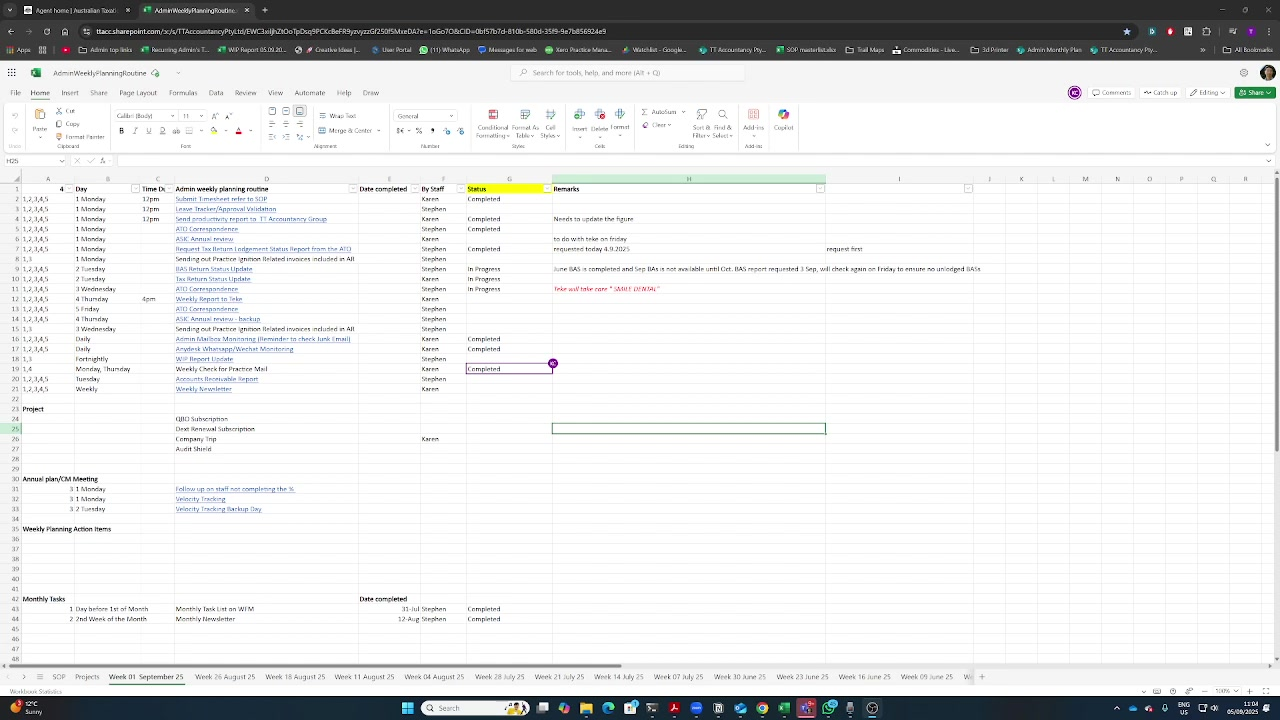
#> input picture services/video_sop/frames/frame_0000_0.0s.jpg, 1280 x 720 px, given in place of 2025-09-05 11-04-15.mkv, which was not available
$ python intelligent_frame_extractor_v2.py
#> lines starting #> are read from the running program, lines starting #| are printed output that depends on the picture; pictures that were not available may be replaced by others from this repository, and a replacement may not be noted
#!/usr/bin/env python3
"""
Intelligent Frame Extraction System V2
Searches for the actual frame that matches the described action, not just when it's mentioned
"""

import cv2
import numpy as np
from pathlib import Path
from typing import List, Dict, Tuple, Optional
import json
from dataclasses import dataclass

@dataclass
class ActionFrame:
    """Represents an action and its best matching frame"""
    action: str
    description: str
    mention_time: float  # When it was mentioned
    actual_time: float   # When it actually happens
    frame_path: str
    confidence: float

class SmartFrameExtractorV2:
    def __init__(self, output_dir: str = "smart_frames_v2"):
        self.output_dir = Path(output_dir)
        self.output_dir.mkdir(exist_ok=True)

    def extract_with_lookahead(self, video_path: str, transcript: Dict) -> List[ActionFrame]:
        """
        Extract frames by looking ahead to find when actions actually occur
        """
        print("\n🧠 Smart Frame Extraction V2 - With Look-ahead")

        # Parse transcript for actions
        actions = self._parse_transcript_actions(transcript)
        print(f"  ✓ Found {len(actions)} actions in transcript")

        # For each action, find the best matching frame
        action_frames = []
        for action in actions:
            best_frame = self._find_best_frame_for_action(
                video_path,
                action,
                lookahead_seconds=20  # Look up to 20 seconds ahead
            )
            if best_frame:
                action_frames.append(best_frame)
                print(f"  ✓ {action['description'][:30]}: mentioned at {action['mention_time']:.1f}s, found at {best_frame.actual_time:.1f}s")

        return action_frames

    def _parse_transcript_actions(self, transcript: Dict) -> List[Dict]:
        """Parse transcript for key actions"""
        actions = []

        # Key phrases and what visual we should look for
        action_mappings = {
            'go to the ato portal': {'visual': 'ato_dashboard', 'priority': 1},
            'go to the reports': {'visual': 'reports_section', 'priority': 1},
            'go to reports': {'visual': 'reports_section', 'priority': 1},
            'income tax status': {'visual': 'income_tax_report', 'priority': 2},
            'select all clients': {'visual': 'all_clients_filter', 'priority': 2},
            'csv is available': {'visual': 'csv_download', 'priority': 3},
            'download': {'visual': 'download_button', 'priority': 3},
        }

        segments = transcript.get('segments', [])
        for segment in segments:
            text = segment.get('text', '').lower()
            start_time = segment.get('start', 0)

            for phrase, mapping in action_mappings.items():
                if phrase in text:
                    actions.append({
                        'phrase': phrase,
                        'description': segment.get('text', ''),
                        'mention_time': start_time,
                        'visual_target': mapping['visual'],
                        'priority': mapping['priority']
                    })
                    break

        return actions

    def _find_best_frame_for_action(self, video_path: str, action: Dict,
                                    lookahead_seconds: float = 20) -> Optional[ActionFrame]:
        """
        Find the best frame for an action by looking ahead from when it's mentioned
        """
#> called with lookahead_seconds = 20
        cap = cv2.VideoCapture(video_path)
        if not cap.isOpened():
            return None

        fps = cap.get(cv2.CAP_PROP_FPS)
        mention_time = action['mention_time']

        # Start from when action is mentioned
        start_frame = int(mention_time * fps)
        end_frame = int((mention_time + lookahead_seconds) * fps)

        # Check frames in the lookahead window
        best_frame = None
        best_score = 0

        for frame_num in range(start_frame, end_frame, int(fps * 0.5)):  # Check every 0.5 seconds
            cap.set(cv2.CAP_PROP_POS_FRAMES, frame_num)
            ret, frame = cap.read()
            if not ret:
                break

            # Score this frame for the target visual
            score = self._score_frame_for_visual(frame, action['visual_target'])

            if score > best_score:
                best_score = score
                best_frame = (frame, frame_num / fps)
#> this loop made 31 passes
#> best_score on pass 1: 1
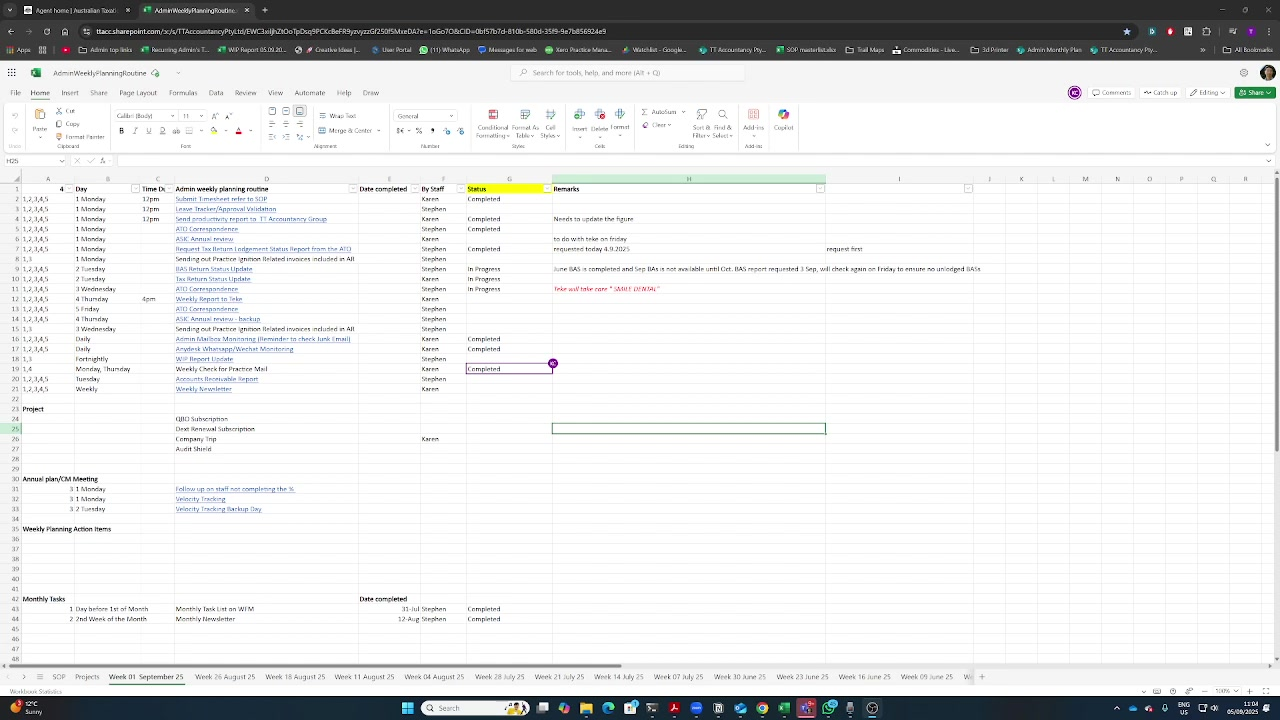
#> input picture services/video_sop/frames/frame_0000_0.0s.jpg, 1280 x 720 px, given in place of 2025-09-05 11-04-15.mkv, which was not available
#> pass 1, in _detect_dashboard, `edges = cv2.Canny(gray, 50, 150)`:
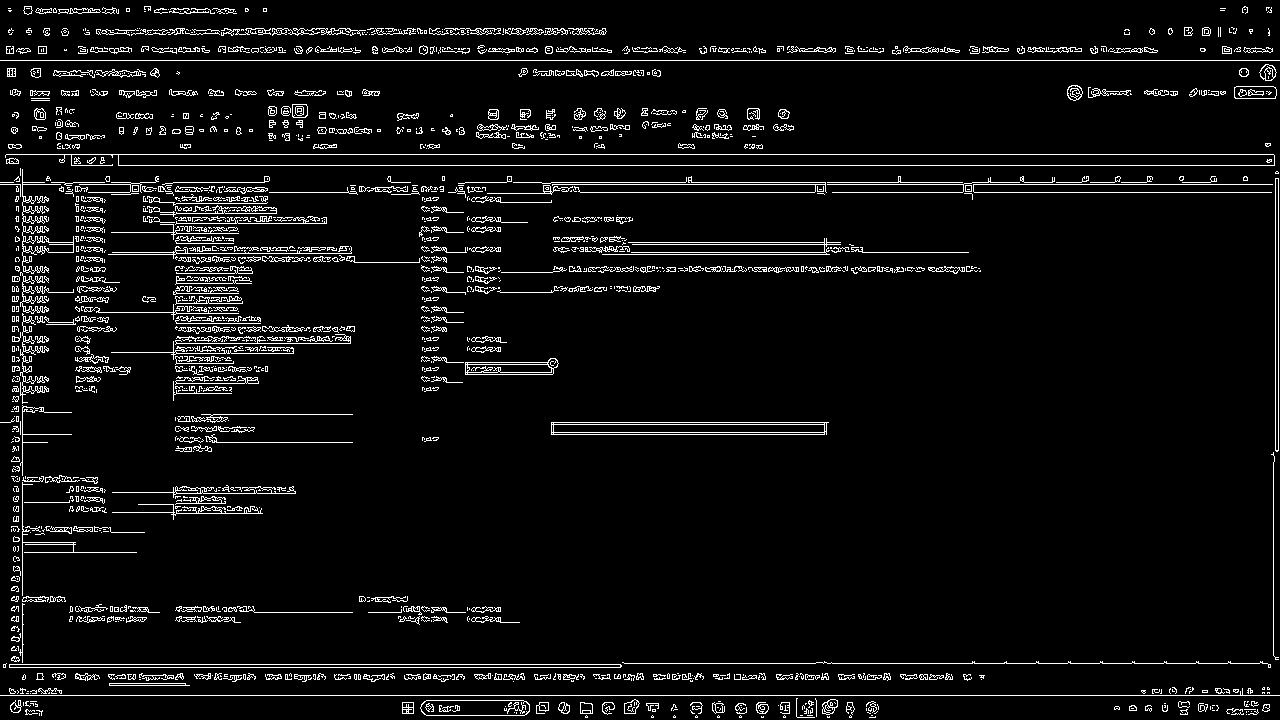
#> edges: shape (720, 1280); 5.5% white in thin lines or dots
#> pass 1, in _detect_reports_page, `edges = cv2.Canny(gray, 30, 100)`:
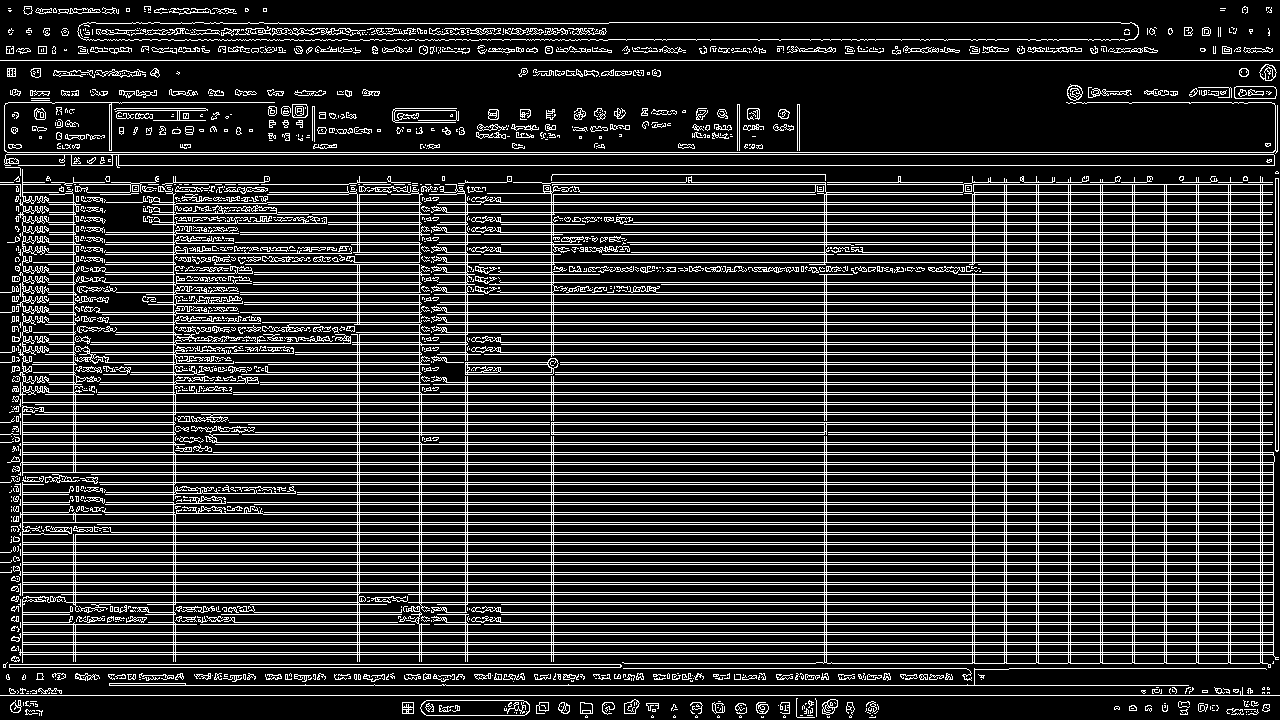
#> edges: shape (720, 1280); 18.4% white in thin lines or dots
#> pass 1, in _detect_filter_section, `lower_third = frame[height*2//3:, :]`:
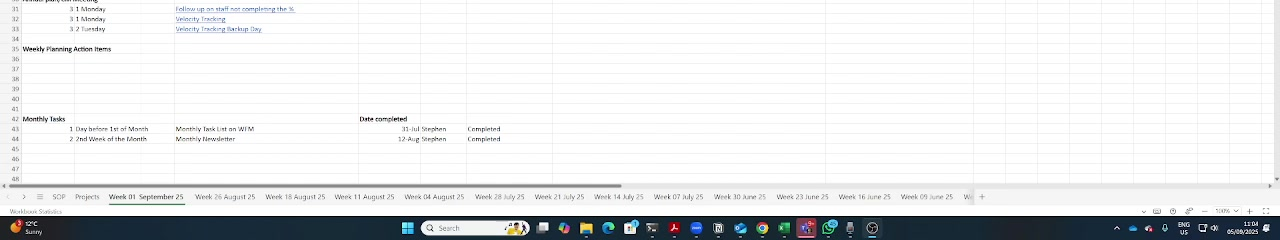
#> lower_third: shape (240, 1280, 3); mean B, G, R 231.1, 230.1, 228.6
#> frame is the input picture: shape (720, 1280, 3); mean B, G, R 226, 225.8, 225.1
#> after the loop, best_score = 1

        cap.release()

        if best_frame:
            # Save the best frame
            frame, timestamp = best_frame
            filename = f"action_{action['priority']:02d}_{timestamp:.1f}s_{action['phrase'].replace(' ', '_')}.jpg"
            frame_path = self.output_dir / filename
            cv2.imwrite(str(frame_path), frame)

            return ActionFrame(
                action=action['phrase'],
                description=action['description'],
                mention_time=mention_time,
                actual_time=timestamp,
                frame_path=str(frame_path),
                confidence=best_score
            )

        return None

    def _score_frame_for_visual(self, frame, visual_target: str) -> float:
        """
        Score how well a frame matches the expected visual
        This is a simplified version - real VLM would do better analysis
        """
        # Convert to grayscale for analysis
        gray = cv2.cvtColor(frame, cv2.COLOR_BGR2GRAY)

        # Simple heuristics based on visual characteristics
        scores = {
            'ato_dashboard': self._detect_dashboard(frame),
            'reports_section': self._detect_reports_page(frame),
            'income_tax_report': self._detect_report_data(frame),
            'all_clients_filter': self._detect_filter_section(frame),
            'csv_download': self._detect_download_options(frame),
            'download_button': self._detect_download_options(frame),
        }

        return scores.get(visual_target, 0.0)

    def _detect_dashboard(self, frame) -> float:
        """Detect if frame shows ATO dashboard (with tiles)"""
        # Look for tile-like patterns (rectangular regions)
        gray = cv2.cvtColor(frame, cv2.COLOR_BGR2GRAY)
        edges = cv2.Canny(gray, 50, 150)

        # Count rectangular patterns (simplified)
        contours, _ = cv2.findContours(edges, cv2.RETR_EXTERNAL, cv2.CHAIN_APPROX_SIMPLE)
        rect_count = 0
        for contour in contours:
            perimeter = cv2.arcLength(contour, True)
            approx = cv2.approxPolyDP(contour, 0.02 * perimeter, True)
            if len(approx) == 4:  # Rectangle has 4 corners
                rect_count += 1

        # More rectangles = more likely to be dashboard
        return min(rect_count / 20.0, 1.0)

    def _detect_reports_page(self, frame) -> float:
        """Detect if frame shows reports section"""
        # Look for list-like structures (horizontal lines)
        gray = cv2.cvtColor(frame, cv2.COLOR_BGR2GRAY)
        edges = cv2.Canny(gray, 30, 100)

        # Detect horizontal lines (reports are often in rows)
        lines = cv2.HoughLinesP(edges, 1, np.pi/180, 100, minLineLength=100, maxLineGap=10)

        if lines is not None:
            horizontal_lines = 0
            for line in lines:
                x1, y1, x2, y2 = line[0]
                if abs(y2 - y1) < 5:  # Nearly horizontal
                    horizontal_lines += 1

            return min(horizontal_lines / 10.0, 1.0)
        return 0.0

    def _detect_report_data(self, frame) -> float:
        """Detect if frame shows report data (tables)"""
        # Similar to reports page but with more structure
        return self._detect_reports_page(frame) * 0.8

    def _detect_filter_section(self, frame) -> float:
        """Detect filter/dropdown sections"""
        # Look for dropdown-like patterns in lower part of frame
        height = frame.shape[0]
        lower_third = frame[height*2//3:, :]

        gray = cv2.cvtColor(lower_third, cv2.COLOR_BGR2GRAY)
        edges = cv2.Canny(gray, 50, 150)

        # Count edges in lower third (UI controls often there)
        edge_density = np.sum(edges) / (edges.shape[0] * edges.shape[1])
        return min(edge_density * 10, 1.0)

    def _detect_download_options(self, frame) -> float:
        """Detect download buttons/options"""
        # Look for button-like rectangles
        return self._detect_filter_section(frame) * 0.9


def create_corrected_sop(video_path: str, transcript: Dict):
    """Create SOP with correctly matched frames"""

    extractor = SmartFrameExtractorV2()
    action_frames = extractor.extract_with_lookahead(video_path, transcript)

    # Generate corrected SOP
    sop = """# ATO Report Retrieval - Correctly Matched Visuals

## How This Version Is Different

This SOP uses intelligent look-ahead to find frames that actually show what's being described,
not just the frame when words are spoken.

## Steps with Correct Visuals

"""

    # Sort by priority and actual time
    action_frames.sort(key=lambda x: (x.action == 'go to the ato portal', x.actual_time))

    step_num = 1
    for af in action_frames:
        time_diff = af.actual_time - af.mention_time

        sop += f"""### Step {step_num}: {af.description[:50]}

**Narration Time:** {af.mention_time:.1f}s
**Visual Appears:** {af.actual_time:.1f}s ({'+' if time_diff >= 0 else ''}{time_diff:.1f}s)
**Action:** {af.action}
**Confidence:** {af.confidence:.0%}

![Step {step_num}]({af.frame_path})

---

"""
        step_num += 1

    # Save the corrected SOP
    with open("ato_sop_corrected_visuals.md", "w") as f:
        f.write(sop)

    print(f"\n✅ Corrected SOP saved with proper visual matching")
    print(f"  • Frames now show actual content, not just when mentioned")
    print(f"  • Look-ahead found better matches for each action")

    return action_frames


if __name__ == "__main__":
    # Test with your video
    video_path = "/mnt/c/Users/tekee/Videos/2025-09-05 11-04-15.mkv"

    transcript = {
        "segments": [
            {"text": "You go to the ATO portal", "start": 28.0},
            {"text": "You go to the reports", "start": 35.0},
            {"text": "You see here, the income tax status", "start": 45.0},
            {"text": "we normally select all clients", "start": 60.0},
            {"text": "the CSV is also available", "start": 65.0},
            {"text": "we can just download the files", "start": 70.0}
        ]
    }

    create_corrected_sop(video_path, transcript)
